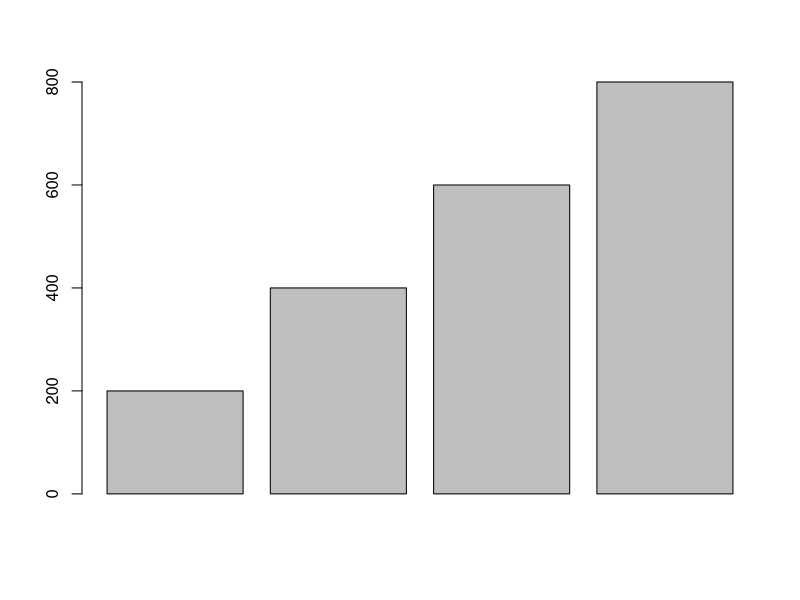
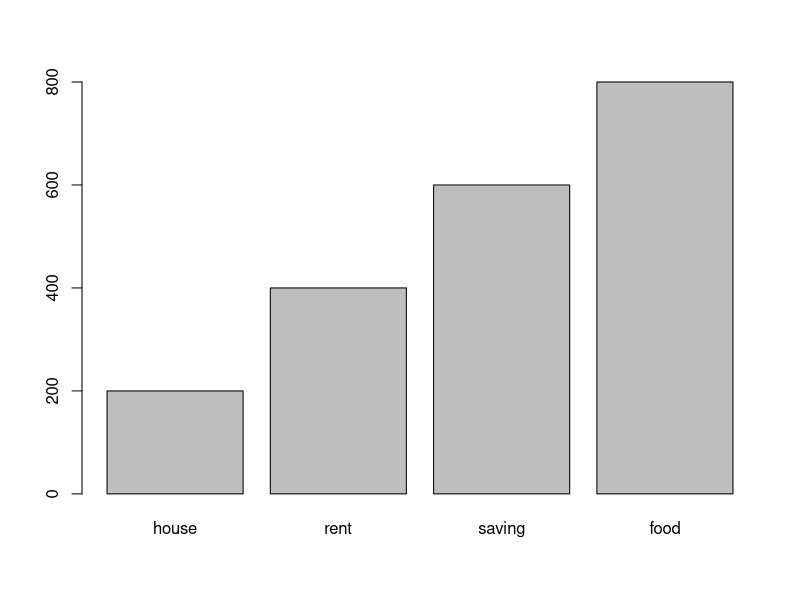
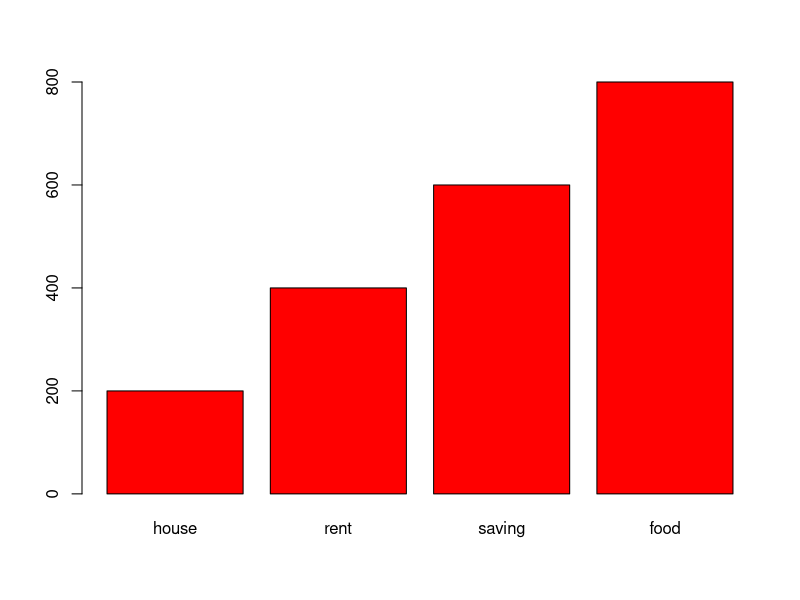
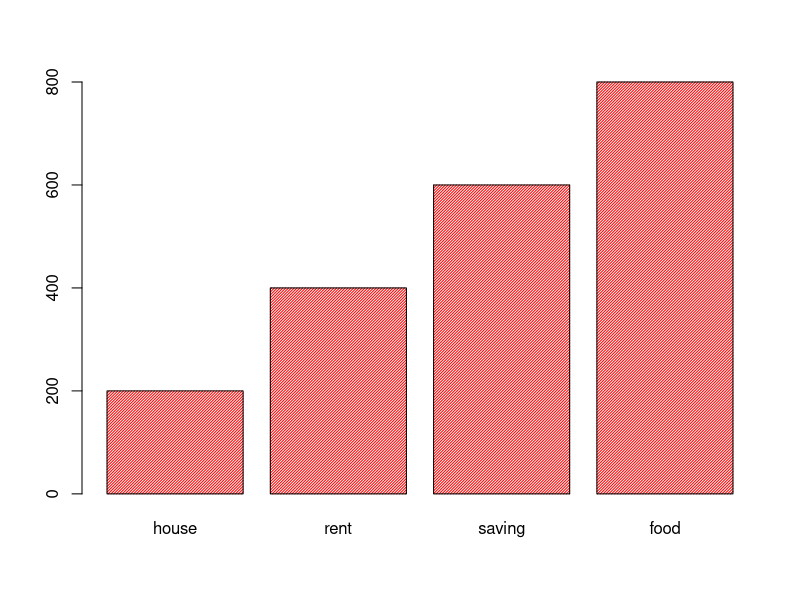
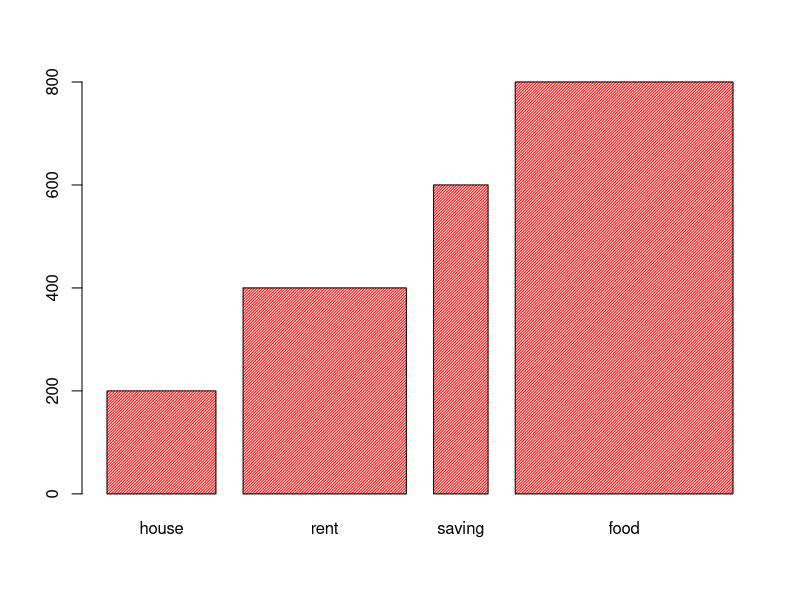
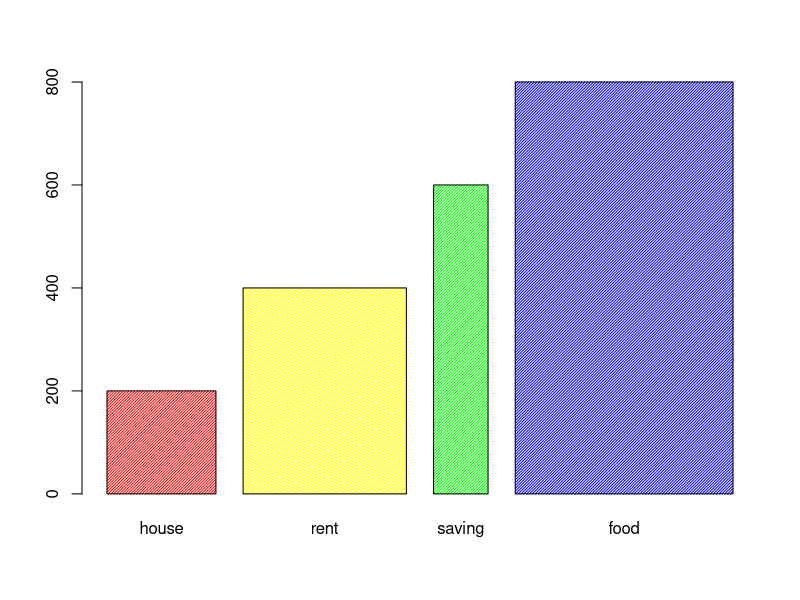
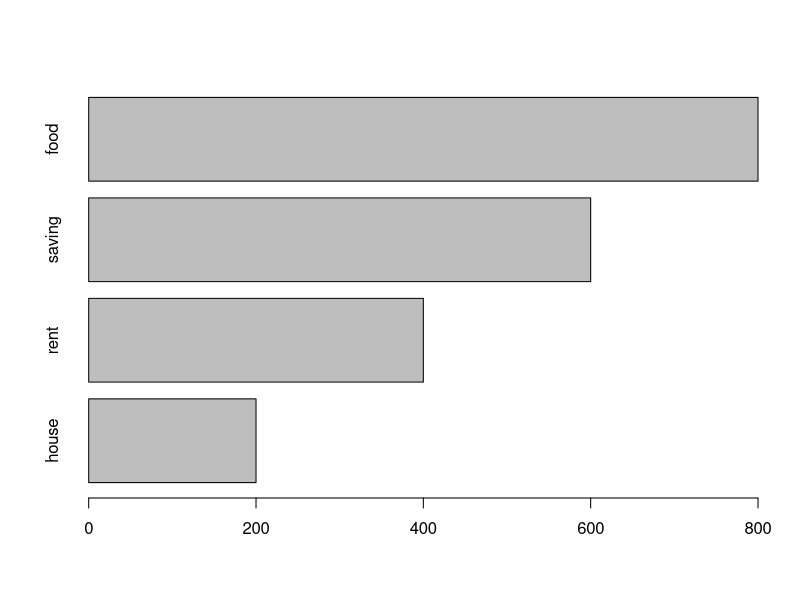
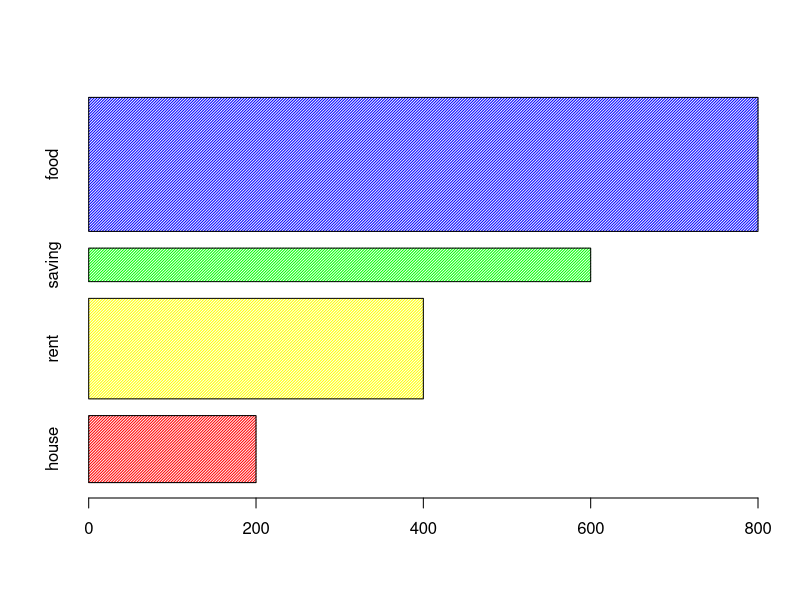

Write the R code that produced these figures, in order.
x = c("house","rent","saving","food")
y = c(200,400,600,800)
barplot(y)

x = c("house","rent","saving","food")
y = c(200,400,600,800)
barplot(y,names.arg=x)

barplot(y,names.arg=x,col="red")

barplot(y,names.arg=x,col="red",density = 50)

barplot(y,names.arg=x,col="red",width = c(2,3,1,4),density = 50)

color = c("red","yellow","green","blue")
barplot(y,names.arg=x,col= color,width = c(2,3,1,4),density = 50)

barplot(y,names.arg=x,horiz = TRUE)

barplot(y,names.arg=x,col= color,width = c(2,3,1,4),density = 50,horiz = TRUE)

